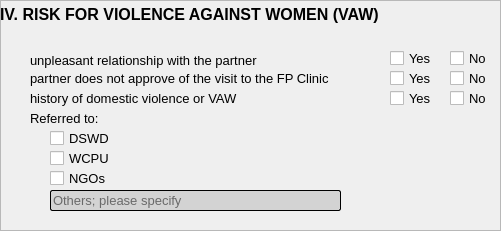
      <widget class="QFrame" name="frameFPVAW">
       <property name="geometry">
        <rect>
         <x>0</x>
         <y>190</y>
         <width>501</width>
         <height>231</height>
        </rect>
       </property>
       <property name="styleSheet">
        <string notr="true">QFrame #frameFPVAW {
border: 2px solid rgba(0, 0, 0, .3);
} </string>
       </property>
       <property name="frameShape">
        <enum>QFrame::StyledPanel</enum>
       </property>
       <property name="frameShadow">
        <enum>QFrame::Raised</enum>
       </property>
       <widget class="QCheckBox" name="FPurpY">
        <property name="geometry">
         <rect>
          <x>390</x>
          <y>50</y>
          <width>41</width>
          <height>16</height>
         </rect>
        </property>
        <property name="font">
         <font>
          <family>Arial</family>
          <pointsize>10</pointsize>
         </font>
        </property>
        <property name="text">
         <string>Yes</string>
        </property>
       </widget>
       <widget class="QLabel" name="label_410">
        <property name="geometry">
         <rect>
          <x>0</x>
          <y>-1</y>
          <width>501</width>
          <height>31</height>
         </rect>
        </property>
        <property name="font">
         <font>
          <family>Arial</family>
          <pointsize>12</pointsize>
          <weight>75</weight>
          <bold>true</bold>
         </font>
        </property>
        <property name="styleSheet">
         <string notr="true">border: 2px solid rgba(0, 0, 0, .3);
</string>
        </property>
        <property name="text">
         <string>IV. RISK FOR VIOLENCE AGAINST WOMEN (VAW)</string>
        </property>
        <property name="alignment">
         <set>Qt::AlignLeading|Qt::AlignLeft|Qt::AlignVCenter</set>
        </property>
       </widget>
       <widget class="QLabel" name="label_561">
        <property name="geometry">
         <rect>
          <x>30</x>
          <y>50</y>
          <width>241</width>
          <height>20</height>
         </rect>
        </property>
        <property name="font">
         <font>
          <family>Arial</family>
          <pointsize>10</pointsize>
          <weight>50</weight>
          <bold>false</bold>
         </font>
        </property>
        <property name="text">
         <string>unpleasant relationship with the partner</string>
        </property>
       </widget>
       <widget class="QLabel" name="label_563">
        <property name="geometry">
         <rect>
          <x>30</x>
          <y>70</y>
          <width>331</width>
          <height>16</height>
         </rect>
        </property>
        <property name="font">
         <font>
          <family>Arial</family>
          <pointsize>10</pointsize>
          <weight>50</weight>
          <bold>false</bold>
         </font>
        </property>
        <property name="text">
         <string>partner does not approve of the visit to the FP Clinic</string>
        </property>
       </widget>
       <widget class="QCheckBox" name="FPurpN">
        <property name="geometry">
         <rect>
          <x>450</x>
          <y>50</y>
          <width>41</width>
          <height>16</height>
         </rect>
        </property>
        <property name="font">
         <font>
          <family>Arial</family>
          <pointsize>10</pointsize>
         </font>
        </property>
        <property name="text">
         <string>No</string>
        </property>
       </widget>
       <widget class="QCheckBox" name="FPpdfpcY">
        <property name="geometry">
         <rect>
          <x>390</x>
          <y>70</y>
          <width>41</width>
          <height>16</height>
         </rect>
        </property>
        <property name="font">
         <font>
          <family>Arial</family>
          <pointsize>10</pointsize>
         </font>
        </property>
        <property name="text">
         <string>Yes</string>
        </property>
       </widget>
       <widget class="QCheckBox" name="FPpdfpcN">
        <property name="geometry">
         <rect>
          <x>450</x>
          <y>70</y>
          <width>41</width>
          <height>16</height>
         </rect>
        </property>
        <property name="font">
         <font>
          <family>Arial</family>
          <pointsize>10</pointsize>
         </font>
        </property>
        <property name="text">
         <string>No</string>
        </property>
       </widget>
       <widget class="QLabel" name="label_564">
        <property name="geometry">
         <rect>
          <x>30</x>
          <y>90</y>
          <width>281</width>
          <height>16</height>
         </rect>
        </property>
        <property name="font">
         <font>
          <family>Arial</family>
          <pointsize>10</pointsize>
          <weight>50</weight>
          <bold>false</bold>
         </font>
        </property>
        <property name="text">
         <string>history of domestic violence or VAW</string>
        </property>
       </widget>
       <widget class="QLabel" name="label_565">
        <property name="geometry">
         <rect>
          <x>30</x>
          <y>110</y>
          <width>311</width>
          <height>16</height>
         </rect>
        </property>
        <property name="font">
         <font>
          <family>Arial</family>
          <pointsize>10</pointsize>
          <weight>50</weight>
          <bold>false</bold>
         </font>
        </property>
        <property name="text">
         <string>Referred to:</string>
        </property>
       </widget>
       <widget class="QCheckBox" name="FPhdvY">
        <property name="geometry">
         <rect>
          <x>390</x>
          <y>90</y>
          <width>41</width>
          <height>16</height>
         </rect>
        </property>
        <property name="font">
         <font>
          <family>Arial</family>
          <pointsize>10</pointsize>
         </font>
        </property>
        <property name="text">
         <string>Yes</string>
        </property>
       </widget>
       <widget class="QCheckBox" name="FPdswd">
        <property name="geometry">
         <rect>
          <x>50</x>
          <y>130</y>
          <width>71</width>
          <height>16</height>
         </rect>
        </property>
        <property name="font">
         <font>
          <family>Arial</family>
          <pointsize>10</pointsize>
         </font>
        </property>
        <property name="text">
         <string>DSWD</string>
        </property>
       </widget>
       <widget class="QCheckBox" name="FPwcpu">
        <property name="geometry">
         <rect>
          <x>50</x>
          <y>150</y>
          <width>71</width>
          <height>16</height>
         </rect>
        </property>
        <property name="font">
         <font>
          <family>Arial</family>
          <pointsize>10</pointsize>
         </font>
        </property>
        <property name="text">
         <string>WCPU</string>
        </property>
       </widget>
       <widget class="QCheckBox" name="FPhdvN">
        <property name="geometry">
         <rect>
          <x>450</x>
          <y>90</y>
          <width>41</width>
          <height>16</height>
         </rect>
        </property>
        <property name="font">
         <font>
          <family>Arial</family>
          <pointsize>10</pointsize>
         </font>
        </property>
        <property name="text">
         <string>No</string>
        </property>
       </widget>
       <widget class="QCheckBox" name="FPngos">
        <property name="geometry">
         <rect>
          <x>50</x>
          <y>170</y>
          <width>71</width>
          <height>16</height>
         </rect>
        </property>
        <property name="font">
         <font>
          <family>Arial</family>
          <pointsize>10</pointsize>
         </font>
        </property>
        <property name="text">
         <string>NGOs</string>
        </property>
       </widget>
       <widget class="QLineEdit" name="FPvawOthers">
        <property name="geometry">
         <rect>
          <x>50</x>
          <y>190</y>
          <width>291</width>
          <height>21</height>
         </rect>
        </property>
        <property name="font">
         <font>
          <family>Arial</family>
          <pointsize>10</pointsize>
          <weight>50</weight>
          <bold>false</bold>
         </font>
        </property>
        <property name="styleSheet">
         <string notr="true">background-color: lightgray;
border: 1px solid black;
border-radius: 2px;
</string>
        </property>
        <property name="placeholderText">
         <string>Others; please specify</string>
        </property>
       </widget>
      </widget>
